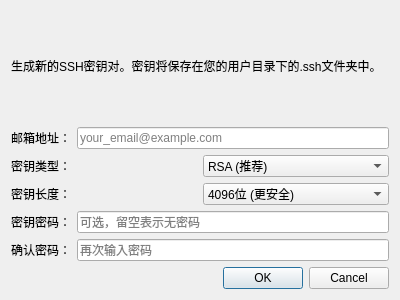
<?xml version="1.0" encoding="UTF-8"?>
<ui version="4.0">
 <class>KeyGenDialog</class>
 <widget class="QDialog" name="KeyGenDialog">
  <property name="geometry">
   <rect>
    <x>0</x>
    <y>0</y>
    <width>400</width>
    <height>300</height>
   </rect>
  </property>
  <property name="windowTitle">
   <string>生成SSH密钥</string>
  </property>
  <property name="minimumWidth">
   <number>400</number>
  </property>
  <layout class="QVBoxLayout" name="verticalLayout">
   <item>
    <widget class="QLabel" name="infoLabel">
     <property name="text">
      <string>生成新的SSH密钥对。密钥将保存在您的用户目录下的.ssh文件夹中。</string>
     </property>
     <property name="wordWrap">
      <bool>true</bool>
     </property>
    </widget>
   </item>
   <item>
    <layout class="QHBoxLayout" name="emailLayout">
     <item>
      <widget class="QLabel" name="emailLabel">
       <property name="text">
        <string>邮箱地址：</string>
       </property>
      </widget>
     </item>
     <item>
      <widget class="QLineEdit" name="emailEdit">
       <property name="placeholderText">
        <string>your_email@example.com</string>
       </property>
      </widget>
     </item>
    </layout>
   </item>
   <item>
    <layout class="QHBoxLayout" name="typeLayout">
     <item>
      <widget class="QLabel" name="typeLabel">
       <property name="text">
        <string>密钥类型：</string>
       </property>
      </widget>
     </item>
     <item>
      <widget class="QComboBox" name="typeCombo">
       <item>
        <property name="text">
         <string>RSA (推荐)</string>
        </property>
        <property name="userData">
         <string>rsa</string>
        </property>
       </item>
       <item>
        <property name="text">
         <string>ED25519</string>
        </property>
        <property name="userData">
         <string>ed25519</string>
        </property>
       </item>
       <item>
        <property name="text">
         <string>ECDSA</string>
        </property>
        <property name="userData">
         <string>ecdsa</string>
        </property>
       </item>
      </widget>
     </item>
    </layout>
   </item>
   <item>
    <layout class="QHBoxLayout" name="bitsLayout">
     <item>
      <widget class="QLabel" name="bitsLabel">
       <property name="text">
        <string>密钥长度：</string>
       </property>
      </widget>
     </item>
     <item>
      <widget class="QComboBox" name="bitsCombo">
       <item>
        <property name="text">
         <string>4096位 (更安全)</string>
        </property>
        <property name="userData">
         <number>4096</number>
        </property>
       </item>
       <item>
        <property name="text">
         <string>2048位 (标准)</string>
        </property>
        <property name="userData">
         <number>2048</number>
        </property>
       </item>
      </widget>
     </item>
    </layout>
   </item>
   <item>
    <layout class="QHBoxLayout" name="passLayout">
     <item>
      <widget class="QLabel" name="passLabel">
       <property name="text">
        <string>密钥密码：</string>
       </property>
      </widget>
     </item>
     <item>
      <widget class="QLineEdit" name="passEdit">
       <property name="echoMode">
        <enum>QLineEdit::Password</enum>
       </property>
       <property name="placeholderText">
        <string>可选，留空表示无密码</string>
       </property>
      </widget>
     </item>
    </layout>
   </item>
   <item>
    <layout class="QHBoxLayout" name="confirmLayout">
     <item>
      <widget class="QLabel" name="confirmLabel">
       <property name="text">
        <string>确认密码：</string>
       </property>
      </widget>
     </item>
     <item>
      <widget class="QLineEdit" name="confirmEdit">
       <property name="echoMode">
        <enum>QLineEdit::Password</enum>
       </property>
       <property name="placeholderText">
        <string>再次输入密码</string>
       </property>
      </widget>
     </item>
    </layout>
   </item>
   <item>
    <widget class="QDialogButtonBox" name="buttonBox">
     <property name="orientation">
      <enum>Qt::Horizontal</enum>
     </property>
     <property name="standardButtons">
      <set>QDialogButtonBox::Cancel|QDialogButtonBox::Ok</set>
     </property>
    </widget>
   </item>
  </layout>
 </widget>
 <resources/>
 <connections>
  <connection>
   <sender>buttonBox</sender>
   <signal>accepted()</signal>
   <receiver>KeyGenDialog</receiver>
   <slot>accept()</slot>
   <hints>
    <hint type="sourcelabel">
     <x>248</x>
     <y>254</y>
    </hint>
    <hint type="destinationlabel">
     <x>157</x>
     <y>274</y>
    </hint>
   </hints>
  </connection>
  <connection>
   <sender>buttonBox</sender>
   <signal>rejected()</signal>
   <receiver>KeyGenDialog</receiver>
   <slot>reject()</slot>
   <hints>
    <hint type="sourcelabel">
     <x>316</x>
     <y>260</y>
    </hint>
    <hint type="destinationlabel">
     <x>286</x>
     <y>274</y>
    </hint>
   </hints>
  </connection>
 </connections>
</ui>
